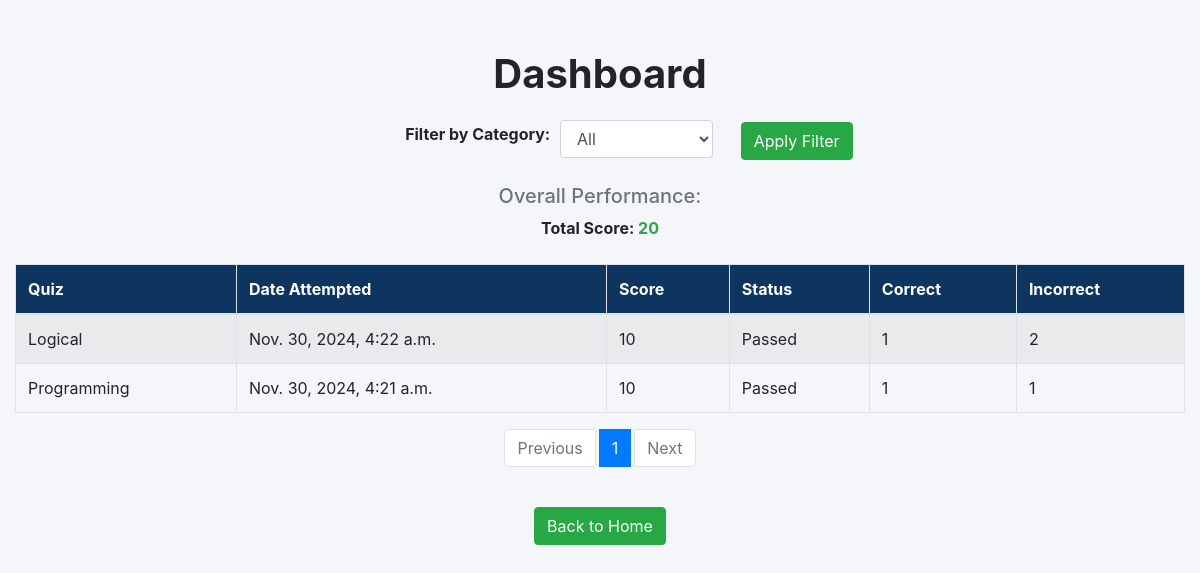
Page /leaderboard/ (signed in) on the committed database.
### home/models.py (models this page shows, shortened)
class BaseModel(models.Model):
    uid = models.UUIDField(primary_key=True, default=uuid.uuid4, editable=False)
    created_at = models.DateField(auto_now_add=True)
    updated_at = models.DateField(auto_now=True)
    class Meta:
        abstract = True

class Types(BaseModel):
    gfg_name = models.CharField(max_length=100)

class QuizAttempt(BaseModel):
    user = models.ForeignKey(User, related_name="quiz_attempts", on_delete=models.CASCADE)
    question = models.ForeignKey(Question, related_name="attempts", on_delete=models.CASCADE)
    timestamp = models.DateTimeField(auto_now_add=True)
    score = models.IntegerField(default=0)
    correct_answers = models.IntegerField(default=0)
    incorrect_answers = models.IntegerField(default=0)
    unattempted = models.IntegerField(default=0)
    status = models.CharField(max_length=10, default="Incomplete")  # e.g., Passed/Failed

### home/views.py (the view)
# urls.py: path('leaderboard/', views.leaderboard, name='leaderboard'),
@login_required(login_url='/login/')
def leaderboard(request):
    category = request.GET.get('category', 'all')
    if category == 'all':
        user_attempts = QuizAttempt.objects.filter(user=request.user).order_by('-timestamp')
    else:
        user_attempts = QuizAttempt.objects.filter(
            user=request.user,
            question__gfg__gfg_name__iexact=category
        ).order_by('-timestamp')
    total_score = sum(attempt.score for attempt in user_attempts)
    total_correct = sum(attempt.correct_answers for attempt in user_attempts)
    total_incorrect = sum(attempt.incorrect_answers for attempt in user_attempts)
    total_unattempted = sum(attempt.unattempted for attempt in user_attempts)
    leaderboard_data = [
        {
            'quiz': attempt.question.gfg.gfg_name,
            'timestamp': attempt.timestamp,
            'score': attempt.score,
            'status': attempt.status,
            'correct_answers': attempt.correct_answers,
            'incorrect_answers': attempt.incorrect_answers,
            'unattempted': attempt.unattempted,
        }
        for attempt in user_attempts
    ]
    paginator = Paginator(leaderboard_data, 5)  # Show 10 entries per page
    page = request.GET.get('page')
    try:
        paginated_data = paginator.page(page)
    except PageNotAnInteger:
        paginated_data = paginator.page(1)
    except EmptyPage:
        paginated_data = paginator.page(paginator.num_pages)
    categories = Types.objects.values_list('gfg_name', flat=True)
    context = {
        'leaderboard_data': paginated_data,  # Pass the paginated data
        'categories': categories,
        'total_score': total_score,
        'total_correct': total_correct,
        'total_incorrect': total_incorrect,
        'total_unattempted': total_unattempted,
        'selected_category': category,
    }
    return render(request, 'leaderboard.html', context)

### home/templates/leaderboard.html (shortened to what this page needs)
<!DOCTYPE html>
<html lang="en">
<head>
    <link rel="stylesheet" href="https://cdn.jsdelivr.net/npm/bootstrap@4.3.1/dist/css/bootstrap.min.css">
</head>
<body>
    <div class="container">
        <h1 style="font-weight: bold;" class="text-center text-black mb-4">Dashboard</h1>
        <form method="get" class="text-center mb-4">
            <div class="form-row justify-content-center">
                <div class="col-md-4">
                    <label for="category"  class="mr-5"><strong>Filter by Category:</strong></label>
                    <select name="category" id="category" class="form-control">
                        <option value="all" {% if selected_category == 'all' %}selected{% endif %}>All</option>
                    </select>
                </div>
                <div class="col-md-2">
                    <button type="submit"  class="btn btn-success  ">Apply Filter</button>
                </div>
            </div>
        </form>
        <div class="text-center mb-4">
            <h5 class="text-secondary">Overall Performance:</h5>
            <p class="font-weight-bold">Total Score: <span class="text-success">{{ total_score }}</span></p>
        </div>
        <table class="table table-striped table-bordered">
            <thead>
                <tr>
                    <th>Quiz</th>
                    <th>Date Attempted</th>
                    <th>Score</th>
                    <th>Status</th>
                    <th>Correct</th>
                    <th>Incorrect</th>
                </tr>
            </thead>
            <tbody>
                {% for entry in leaderboard_data %}
                <tr>
                    <td>{{ entry.quiz }}</td>
                    <td>{{ entry.timestamp }}</td>
                    <td>{{ entry.score }}</td>
                    <td>{{ entry.status }}</td>
                    <td>{{ entry.correct_answers }}</td>
                    <td>{{ entry.incorrect_answers }}</td>
                </tr>
                {% empty %}
                <tr>
                    <td colspan="6" class="text-center text-muted">No data available.</td>
                </tr>
                {% endfor %}
            </tbody>
        </table>
        <div class="d-flex justify-content-center">
            <nav>
                <ul class="pagination">
                    {% if leaderboard_data.has_previous %}
                    <li class="page-item">
                        <a class="page-link" href="?page={{ leaderboard_data.previous_page_number }}&category={{ selected_category }}">Previous</a>
                    </li>
                    {% else %}
                    <li class="page-item disabled">
                        <span class="page-link">Previous</span>
                    </li>
                    {% endif %}
                    {% for num in leaderboard_data.paginator.page_range %}
                    <li class="page-item {% if leaderboard_data.number == num %}active{% endif %}">
                        <a class="page-link" href="?page={{ num }}&category={{ selected_category }}">{{ num }}</a>
                    </li>
                    {% endfor %}
                    {% if leaderboard_data.has_next %}
                    <li class="page-item">
                        <a class="page-link" href="?page={{ leaderboard_data.next_page_number }}&category={{ selected_category }}">Next</a>
                    </li>
                    {% else %}
                    <li class="page-item disabled">
                        <span class="page-link">Next</span>
                    </li>
                    {% endif %}
                </ul>
            </nav>
        </div>
        <div class="text-center mt-4">
            <a href="{% url 'index' %}" class="btn btn-success " >Back to Home</a>
        </div>
    </div>
</body>
</html>

### home/templates/leaderboard.html (style rules this page uses)
body { background-color: #f4f6f9; }
.container { max-width: 1200px; margin-top: 50px; }
.table th { background-color: #0d355f; color: #fff; }
.table td { vertical-align: middle; }
.pagination li a { color: rgb(13, 10, 75); }
.pagination li.active a { background-color: #007bff; color: white; }
.pagination li.disabled span { color: #6c757d; }
.page-item { margin: 0 2px; }
#category { width: 40%; margin-left: 250px; margin-top: -34px; }

### rows in the picture
Types: quiz "Logical"
QuizAttempt: timestamp "Nov. 30, 2024, 4:22 a.m.", status "Passed"
Types: quiz "Programming"
QuizAttempt: timestamp "Nov. 30, 2024, 4:21 a.m.", status "Passed"

### other values in the picture
{{ total_score }} "20"
{{ entry.score }} "10" "10"
{{ entry.correct_answers }} "1" "1"
{{ entry.incorrect_answers }} "2" "1"
{{ num }} "1"
